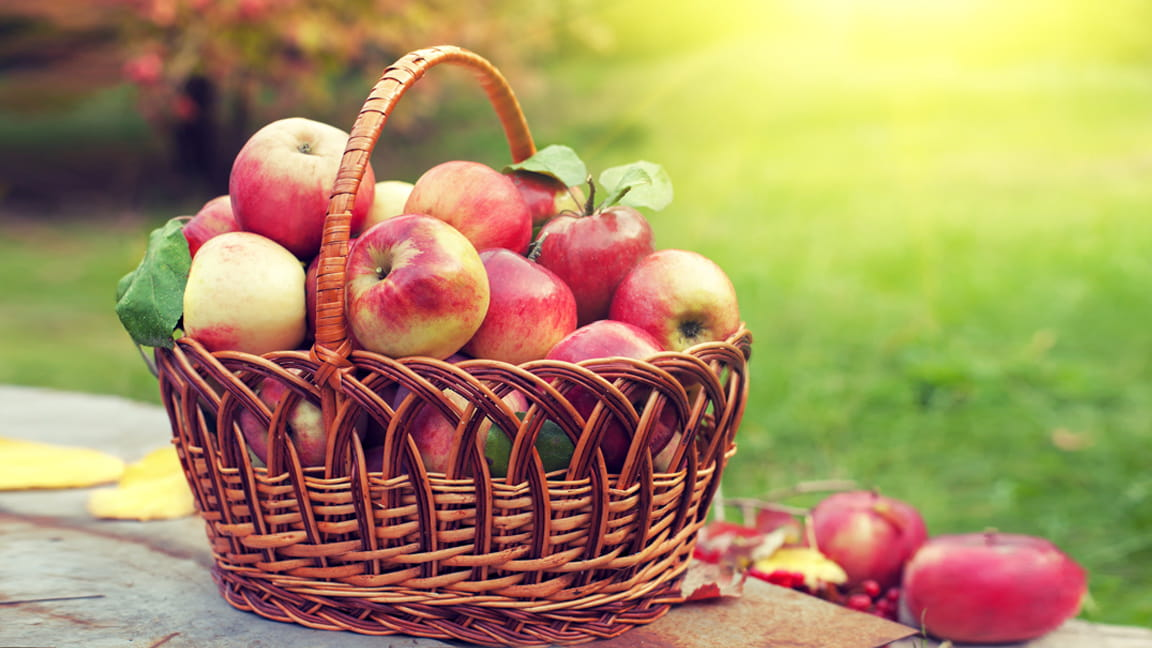
%> input picture MATLAB/Manzana.jpg, 1152 x 648 px
$ octave FiltrosAcentuado.m   (GNU Octave 9; MATLAB toolbox functions it lacks are replaced by stand-ins)
%> lines starting %> are read from the running program, lines starting %| are printed output that depends on the picture
clc, clear, close all

% Leer imagen original
imagen_original = imread('Manzana.jpg');
%> imagen_original is the input picture: size 648x1152x3 uint8; mean R, G, B 169.2, 145.5, 97.4
imagen_gris = rgb2gray(imagen_original);
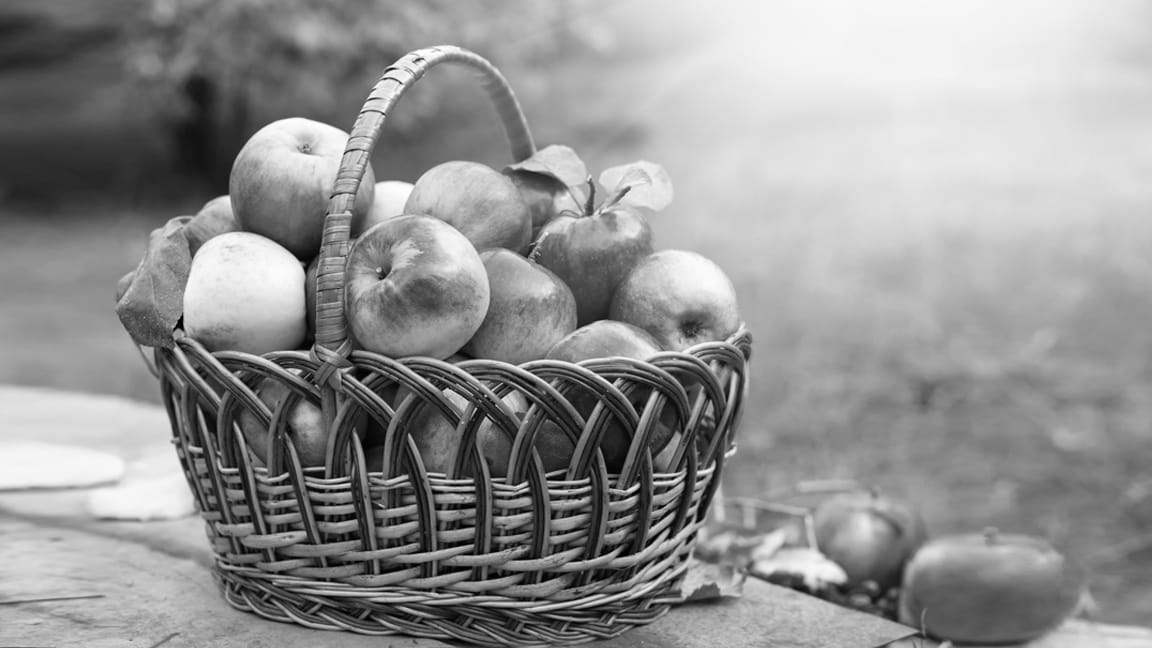
%> imagen_gris: size 648x1152 uint8; min 0, max 255, mean 147.1

%FILTRO DE SOBEL
% Sobel horizontal
filtro_sobel_horizontal = [-1, 0, 1; -2, 0, 2; -1, 0, 1];
gradiente_horizontal = imfilter(double(imagen_gris), filtro_sobel_horizontal);
gradiente_horizontal = uint8(abs(gradiente_horizontal));
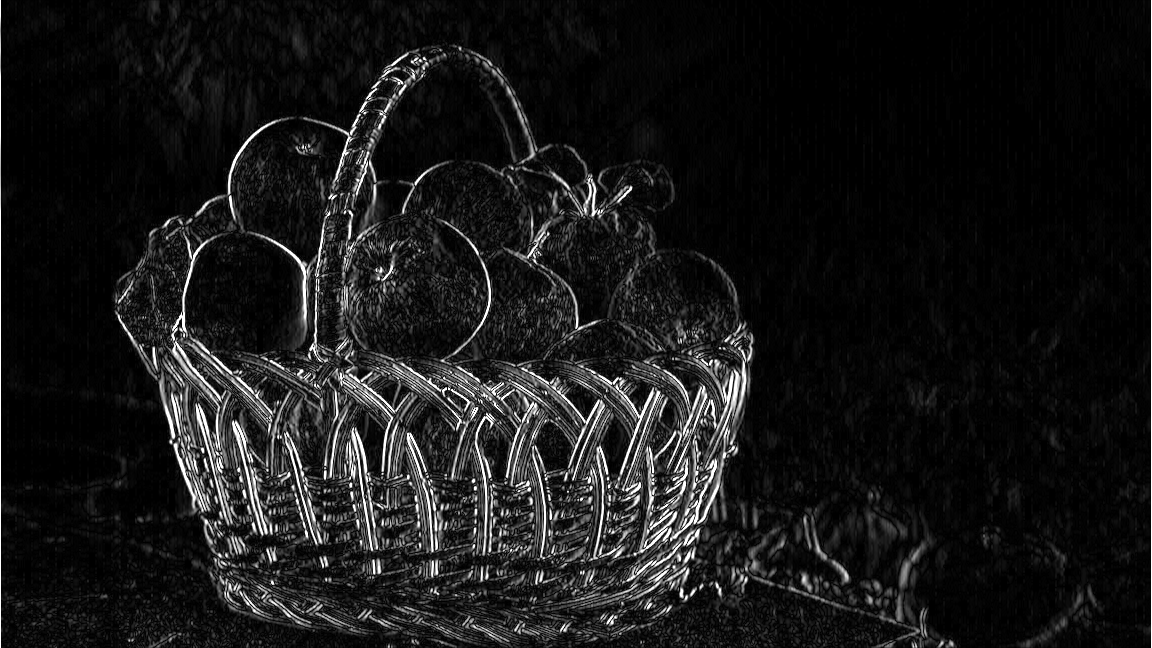
%> gradiente_horizontal: size 648x1152 uint8; min 0, max 255, mean 23.8

%Sobel vertical
filtro_sobel_vertical = [-1, -2, -1; 0, 0, 0; 1, 2, 1];
gradiente_vertical = imfilter(double(imagen_gris), filtro_sobel_vertical);
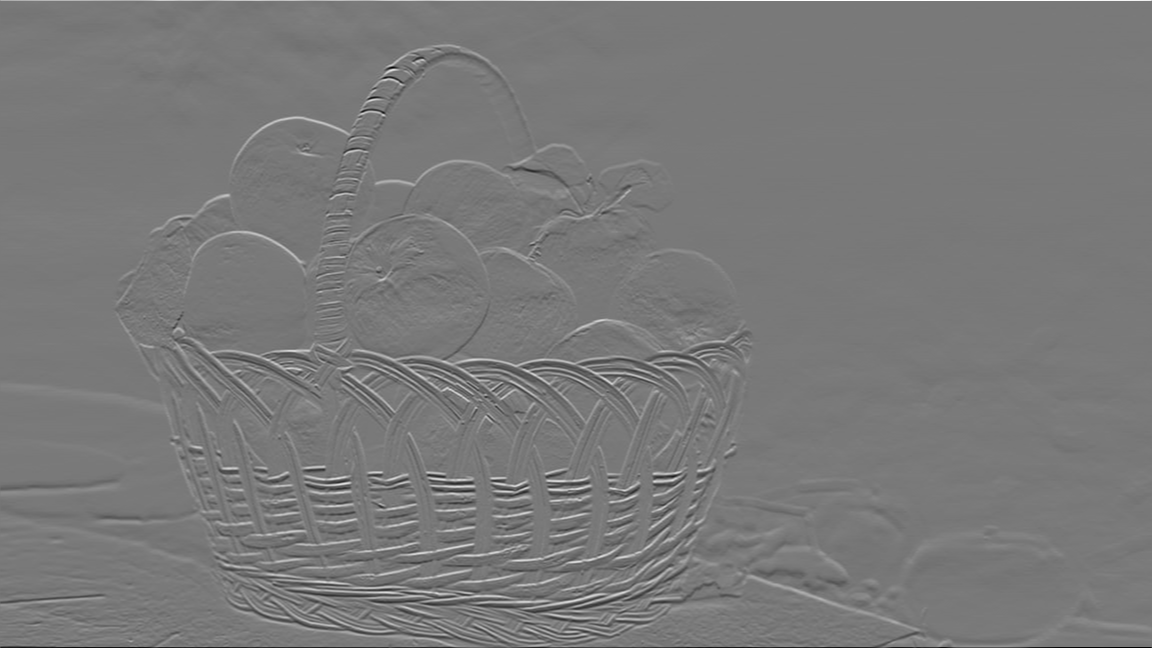
%> gradiente_vertical: size 648x1152 double; min -905, max 992, mean -0.2; drawn with min black and max white
gradiente_vertical = uint8(abs(gradiente_vertical));
%> gradiente_vertical: size 648x1152 uint8

% Magnitud del gradiente
magnitud_gradiente = sqrt(double(gradiente_horizontal).^2 + double(gradiente_vertical).^2);
magnitud_gradiente = uint8(magnitud_gradiente);
%> magnitud_gradiente: size 648x1152 uint8

% Mostrar resultados
figure(1);
subplot(2, 2, 1);
imshow(imagen_gris);
title('Imagen Original en Gris');

subplot(2, 2, 2);
imshow(gradiente_horizontal);
title('Gradiente Horizontal');

subplot(2, 2, 3);
imshow(gradiente_vertical);
title('Gradiente Vertical');

subplot(2, 2, 4);
imshow(magnitud_gradiente);
title('Magnitud del Gradiente');

%FILTRO LAPLACIAN
filteredImg = imfilter(imagen_gris, fspecial('laplacian'));

figure(2);
subplot(1, 2, 1);
imshow(imagen_gris);
title('Imagen Original');
subplot(1, 2, 2);
imshow(filteredImg);
title('Filtro Laplacian');

%FILTRO DE LAPACIAN DE GAUSS
% Aplicar el filtro
filteredImg = imfilter(imagen_gris, fspecial('log'));

% Ajustar la escala
enhancedImg = imadjust(filteredImg);

figure(3);
subplot(1, 3, 1);
imshow(imagen_gris);
title('Imagen Original');
subplot(1, 3, 2);
imshow(filteredImg);
title('Imagen Filtrada');
subplot(1, 3, 3);
imshow(enhancedImg);
title('Imagen Realzada');

%FILTRO DE PREWITT
filteredImg0 = imfilter(imagen_gris, fspecial('prewitt'));
filteredImg45 = imfilter(imagen_gris, fspecial('prewitt'));
filteredImg90 = imfilter(imagen_gris, rot90(fspecial('prewitt')));
filteredImg135 = imfilter(imagen_gris, rot90(fspecial('prewitt'), 2));
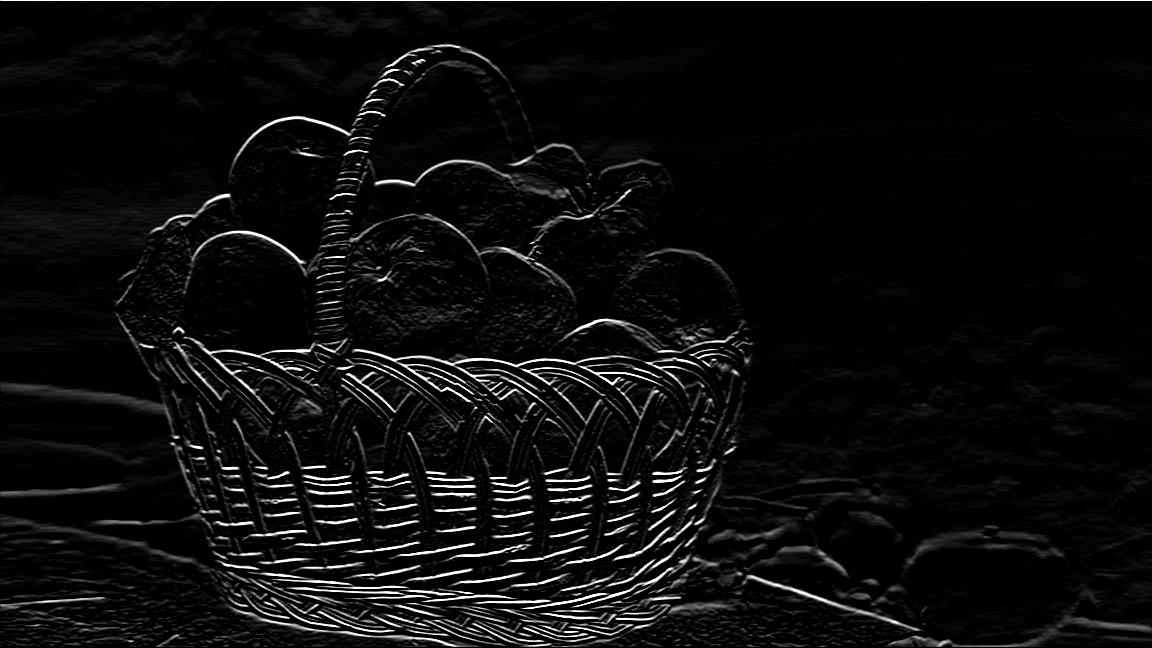
%> filteredImg135: size 648x1152 uint8; min 0, max 255, mean 12.4

finalImg = filteredImg0 + filteredImg45 + filteredImg90 + filteredImg135;
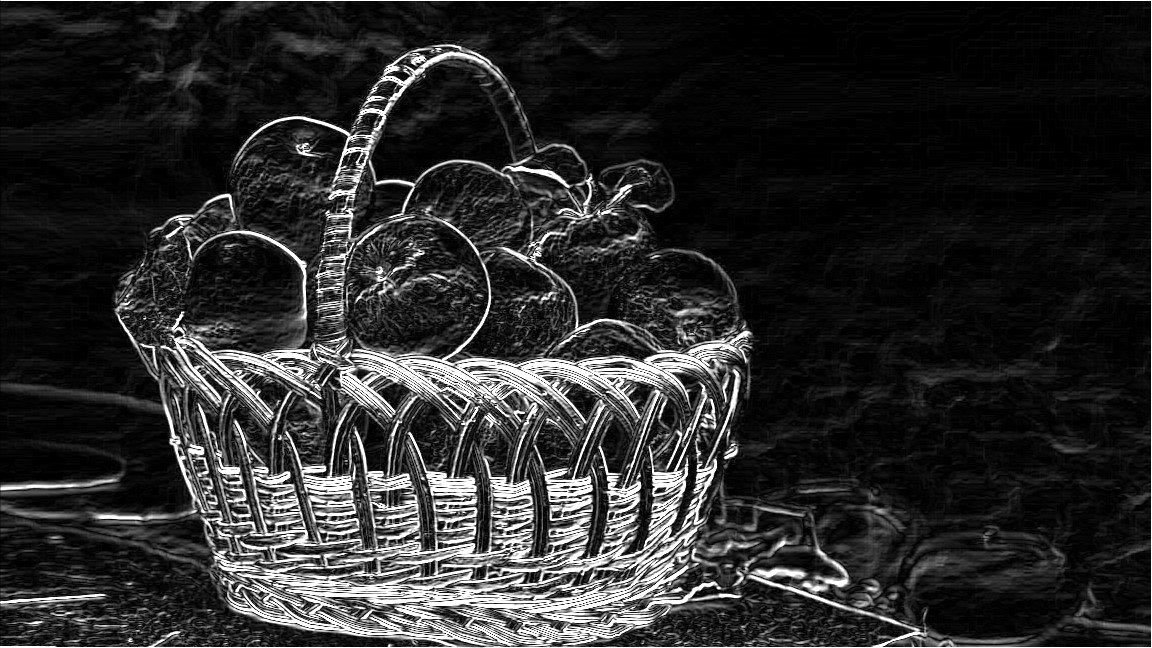
%> finalImg: size 648x1152 uint8; min 0, max 255, mean 43.2

figure(4);
subplot(3, 2, 1);
imshow(filteredImg135);
title('Filtro de Prewitt (135 grados)');
subplot(3, 2, 2);
imshow(filteredImg0);
title('Filtro de Prewitt (0 grados)');
subplot(3, 2, 3);
imshow(filteredImg45);
title('Filtro de Prewitt (45 grados)');
subplot(3, 2, 4);
imshow(filteredImg90);
title('Filtro de Prewitt (90 grados)');
subplot(3, 2, 5);
imshow(imagen_gris);
title('Imagen Original en Gris');
subplot(3, 2, 6);
imshow(finalImg);
title('Imagen Sumada');
